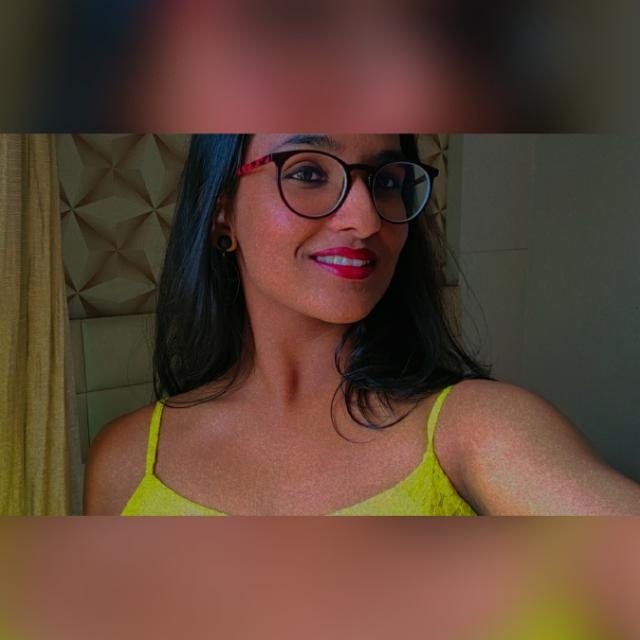
#> input picture images/navamita.jpg, 640 x 640 px, found by its file name
$ python croping.py
#> lines starting #> are read from the running program, lines starting #| are printed output that depends on the picture
import cv2

import os

img = cv2.imread(os.path.join('.','images','navamita.jpg')) # Read image from file
#> img is the input picture: shape (640, 640, 3); mean B, G, R 53.5, 68, 93.4

print(img.shape) # Display the shape of the image
#| (640, 640, 3)

# Crop the image

cropped_img = img[100:300, 200:400] # Crop the image from (100, 200) to (300, 400) pixels (height x width)
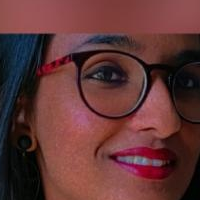
#> cropped_img: shape (200, 200, 3); mean B, G, R 53.8, 54, 96.4

cv2.imshow('Original Image', img)
cv2.imshow('Cropped Image', cropped_img)

cv2.waitKey(0)

$ run again, with images/handwritten.png saved as images/navamita.jpg
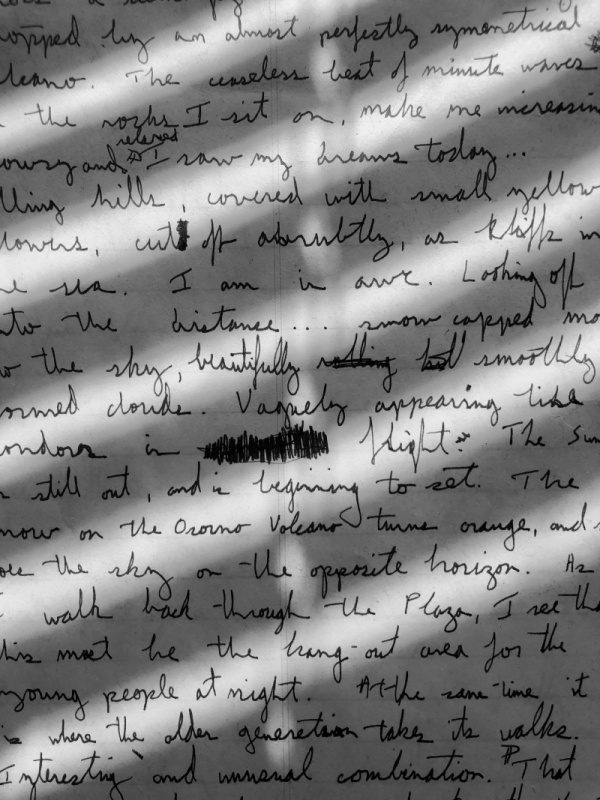
#> input picture images/handwritten.png, 600 x 800 px, found by its file name
#> img is the input picture: shape (800, 600, 3); min 0, max 244, mean 129.6
#| (800, 600, 3)
#> `cropped_img = img[100:300, 200:400]`:
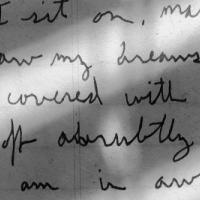
#> cropped_img: shape (200, 200, 3); min 1, max 244, mean 139.2
